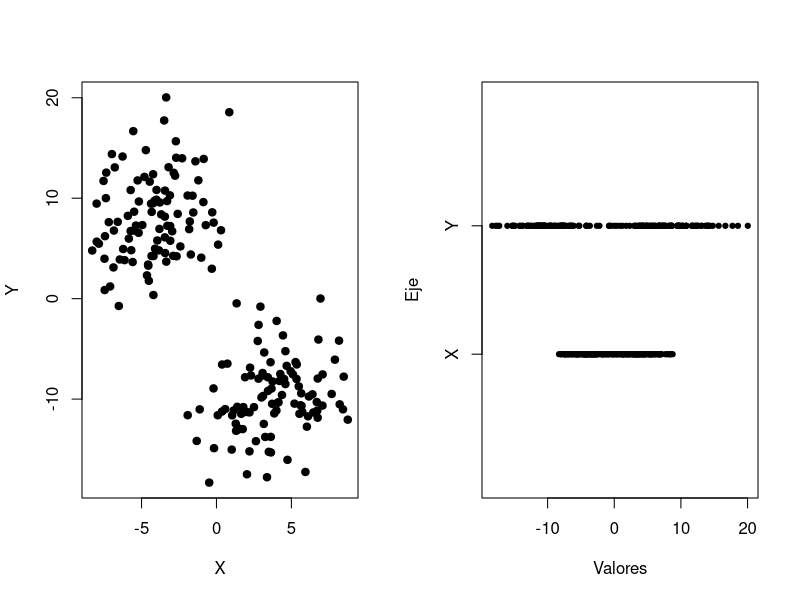
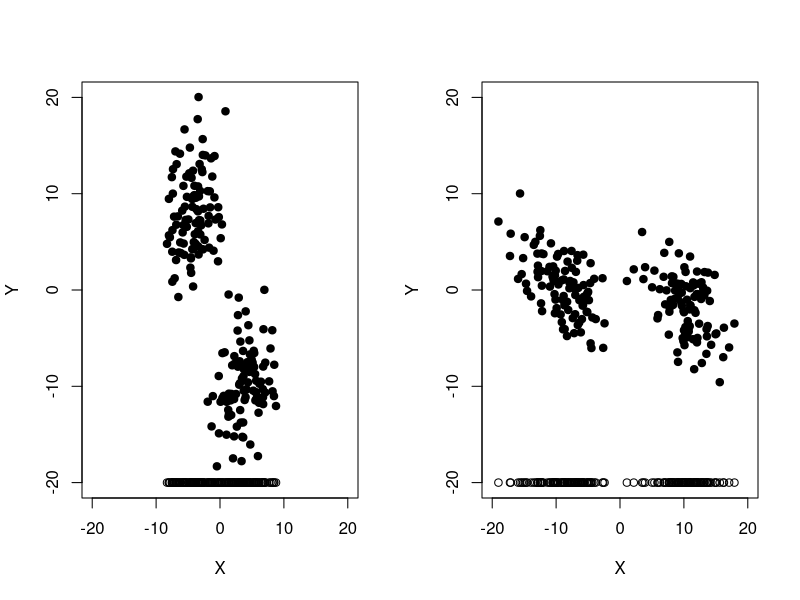
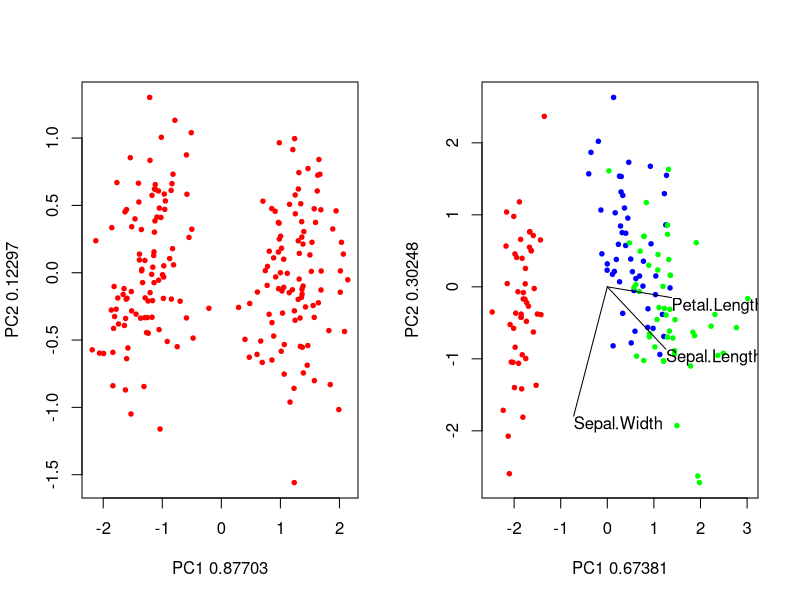

Write R code to recreate these figures, in order. (Note: this script raises an error after producing the figures.)
## ---- chunk 1
knitr::opts_chunk$set(echo = TRUE)
library()
## ---- chunk 2
xa <- rnorm(100, 4, 2.5)
ya <- -10 + 0.3*xa  + rnorm(100)*4

xb <- rnorm(100, -4, 2.5)
yb <- 10 + 0.3*xb + rnorm(100)*4

data_points <- rbind(
  c(xa, xb),
  c(ya, yb)
)

head(t(data_points))


par(mfrow=c(1,2))
plot(
  data_points[1,], 
  data_points[2,],
  xlab="X",
  ylab="Y",
  pch=19
)

plot(
  c(data_points[1,], data_points[2,]), 
  rep(c(1,2),each=200),
  ylim=c(0,3),
  pch=19,
  cex=0.7,
  ylab="Eje",
  xlab="Valores",
  yaxt="n"
)
axis(side=2, at=c(1,2), labels = c("X", "Y"))
## ---- chunk 3
par(mfrow=c(1,2))

for (angle in c(0, 60*pi/180)) {

rot_matrix <- matrix(
  c(cos(angle), -sin(angle), sin(angle), cos(angle)),
  ncol=2,
  byrow = TRUE)

rotated <- rot_matrix %*% data_points

plot(
  rotated[1,], 
  rotated[2,],
  xlab="X",
  ylab="Y",
  pch=19,
  xlim=c(-20, 20),
  ylim=c(-20, 20)
)

points(
  rotated[1,],
  rep(-20,length(rotated[1,]))
)

}

## ---- chunk 4
pca <- prcomp(
  t(data_points),
  center=TRUE,
  scale=TRUE)

spca <- summary(pca)

plot(
  pca$x[,"PC1"],
  pca$x[,"PC2"],
  col=rep(c('red', 'blue'), each=200),
  pch=19,
  cex=0.6,
  xlab=paste("PC1", spca$importance[2,1]),
  ylab=paste("PC2", spca$importance[2,2]))

## ---- chunk 5
iris
## ---- chunk 6

pca <- prcomp(
  as.matrix(iris[1:3]),
  center=TRUE,
  scale=TRUE)

spca <- summary(pca)

plot(
  pca$x[,"PC1"],
  pca$x[,"PC2"],
  col=rep(c('red', 'blue', 'green'), each=50),
  pch=19,
  cex=0.6,
  xlab=paste("PC1", spca$importance[2,1]),
  ylab=paste("PC2", spca$importance[2,2]))

for (x in 1:4) {
lines(
  x=c(0, pca$rotation[x, 1]*2),
  y=c(0, pca$rotation[x, 2]*2))
text(
  pca$rotation[x, 1]*2,
  pca$rotation[x, 2]*2,
  rownames(pca$rotation)[x],
  adj = c(0,1)
  )
}
## ---- chunk 7
biplot(
  x=pca,
  )
## ---- chunk 8

# Calculo distancias euclideas
distancias <- dist(iris[1:4])

fit <- cmdscale(
  distancias, eig=TRUE, k=2)

# plot solution
x <- fit$points[,1]
y <- fit$points[,2]
plot(
  x,
  y,
  xlab="Coordinate 1",
  ylab="Coordinate 2",
  main="Metric MDS",
  col=rep(c("green", "blue", "red"),each=50),
  pch=19)

legend(
  "topright",
  legend=unique(levels(iris$Species)),
  col=c("green", "blue", "red"),
  pch=19,
  lty = 1
)



